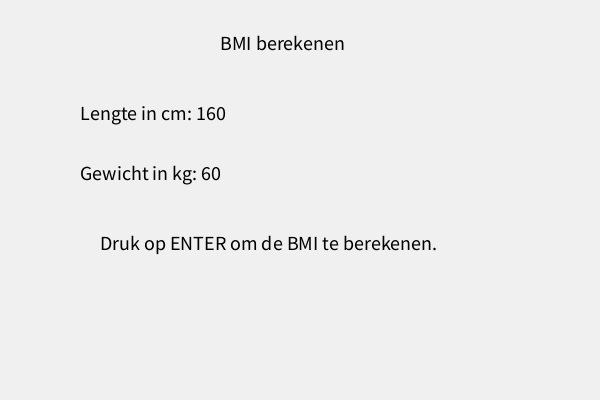
Frame 1 (no input)
Frame 60 (the mouse pressed at the canvas centre just before this capture): identical to frame 1, image omitted
Frame 120 (the mouse held since frame 60 and released just before this capture): identical to frame 1, image omitted

The Processing sketch that drew this single still picture (run headless with seeded random() and noise(); from frame 60 on, the mouse is pressed at the canvas centre):

// Processing sketch: Opdracht_5_3
// ── Opdracht_5_3.pde
String lengteInput = "";
String gewichtInput = "";
float lengte;
float gewicht;
float bmi;
boolean berekend = false;

void setup() {
  size(600, 400);
  textSize(20);
}

void draw() {
  background(240);

  fill(0);
  text("BMI berekenen", 220, 50);

  text("Lengte in cm: 160", 80, 120);
  text(lengteInput, 300, 120);

  text("Gewicht in kg: 60", 80, 180);
  text(gewichtInput, 300, 180);

  if (berekend) {
    textSize(18);
    text("Je bent " + lengte + " cm lang en weegt " + gewicht + " kg.", 70, 260);
    text("Je BMI is " + nf(bmi, 0, 1) + ".", 70, 300);
    textSize(20);
  } else {
    text("Druk op ENTER om de BMI te berekenen.", 100, 250);
  }
}

void keyPressed() {
  if (key == BACKSPACE) {
    if (lengteInput.length() > 0 && gewichtInput.length() == 0) {
      lengteInput = lengteInput.substring(0, lengteInput.length() - 1);
    } else if (gewichtInput.length() > 0) {
      gewichtInput = gewichtInput.substring(0, gewichtInput.length() - 1);
    }
  } 
  else if (key == TAB) {
    // Met TAB kun je wisselen tussen lengte en gewicht
  }
  else if (key == ENTER || key == RETURN) {
    if (lengteInput.length() > 0 && gewichtInput.length() > 0) {
      lengte = float(lengteInput);
      gewicht = float(gewichtInput);

      float lengteInMeter = lengte / 100.0;
      bmi = gewicht / (lengteInMeter * lengteInMeter);

      berekend = true;
    }
  }
  else if (key >= '0' && key <= '9' || key == '.') {
    // Eerst lengte invoeren, daarna gewicht
    if (!berekend && gewichtInput.length() == 0) {
      lengteInput += key;
    }
  }
}
